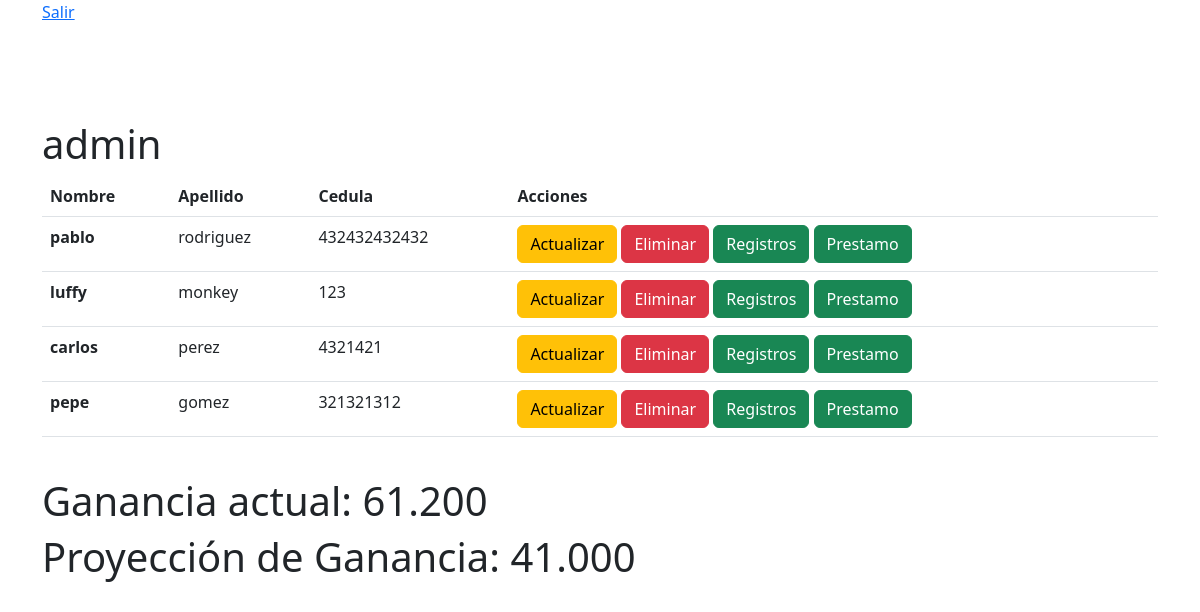
The page /home on the database its author committed.
### bancoapp/models.py (models this page shows)
class Usuarios(AbstractUser):
    cedula = models.IntegerField(null=True)
    socio = models.BooleanField(default=False)

### bancoapp/views.py (the view)
# urls.py: path("home", index.as_view(), name="index"),
class index(ListView):
    model = Usuarios
    template_name = "index.html"
    context_object_name = "usuarios"
    def get_context_data(self, **kwargs):
        context = super().get_context_data(**kwargs)
        prestamos = Prestamo.objects.all()
        valorCuotasPagadas = 0
        for prestamo in prestamos:
            prestamoInteres = prestamo.prestamo
            if prestamo.prestamista.socio == True:
                prestamoInteres = (prestamo.prestamo * 0.01) + prestamoInteres
            else:
                prestamoInteres = (prestamo.prestamo * 0.025) + prestamoInteres
            prestamoInteres = (prestamoInteres / prestamo.cuotasPrestamo)
            cuotaPagada = prestamo.cuotasPorPagar * prestamoInteres
            valorCuotasPagadas += cuotaPagada
        context['ganaciaActual'] = valorCuotasPagadas
        proyeccionGanacia = 0
        for prestamo in prestamos:
            prestamoInteres = prestamo.prestamo
            if prestamo.prestamista.socio == True:
                prestamoInteres = (prestamo.prestamo * 0.01) + prestamoInteres
            else:
                prestamoInteres = (prestamo.prestamo * 0.025) + prestamoInteres
            prestamoInteres = (prestamoInteres / prestamo.cuotasPrestamo)
            cuotasFaltantes = prestamo.cuotasPrestamo - prestamo.cuotasPorPagar
            cuotaPagada = cuotasFaltantes * prestamoInteres
            proyeccionGanacia += cuotaPagada
        context['proyeccionGanacia'] = proyeccionGanacia
        return context

### templates/index.html (shortened to what this page needs)
{% extends "base.html" %}
{% block contenido %}
    {% load humanize %}
  <br>
  <br>
  <br>
  <br>
  <br>
  <table class="table">
      <thead>
        <tr>
          <th scope="col">Nombre</th>
          <th scope="col">Apellido</th>
          <th scope="col">Cedula</th>
          <th scope="col">Acciones</th>
        </tr>
      </thead>
      <tbody>
        {% for usuario in usuarios %}
          {% if usuario.is_superuser %}
          <h1>{{usuario.username}}</h1>
          {% else %}
            <tr>
              <th>{{usuario.username}}</th>
              <td>{{usuario.last_name}}</td>
              <td>{{usuario.cedula}}</td>
              <td>
                  <a href="{% url 'actualizar-usuario' usuario.id %}" class="btn btn-warning">Actualizar</a>
                  <a href="{% url 'eliminar-usuario' usuario.id %}" class="btn btn-danger">Eliminar</a>
                  <a href="{% url 'informacion-usuario' usuario.id %}" class="btn btn-success">Registros</a>
                  <a href="{% url 'prestamo' usuario.id %}" class="btn btn-success">Prestamo</a>
                </td>
            </tr>
          {% endif %}
        {% endfor %}
      </tbody>
  </table>
  <br>
  <h1>Ganancia actual: {{ganaciaActual | floatformat:"0" | intcomma}}</h1>
  <h1>Proyección de Ganancia: {{proyeccionGanacia | floatformat:"0" | intcomma}}</h1>
{% endblock %}

### templates/base.html (shortened to what this page needs)
<!DOCTYPE html>
<html lang="en">
<head>
    <link href="https://cdn.jsdelivr.net/npm/bootstrap@5.2.3/dist/css/bootstrap.min.css" rel="stylesheet">
</head>
<body>
    <div class="container">
        <a href="{% url 'logout' %}">Salir</a>
        {% block contenido %}
        {% endblock %}
    </div>
</body>
</html>

### rows shown on the page
Usuarios: username "admin"
Usuarios: username "pablo", last_name "rodriguez", cedula "432432432432"
Usuarios: username "luffy", last_name "monkey", cedula "123"
Usuarios: username "carlos", last_name "perez", cedula "4321421"
Usuarios: username "pepe", last_name "gomez", cedula "321321312"

### other values the page prints
{{ ganaciaActual | floatformat:"0" | intcomma }} "61.200"
{{ proyeccionGanacia | floatformat:"0" | intcomma }} "41.000"
